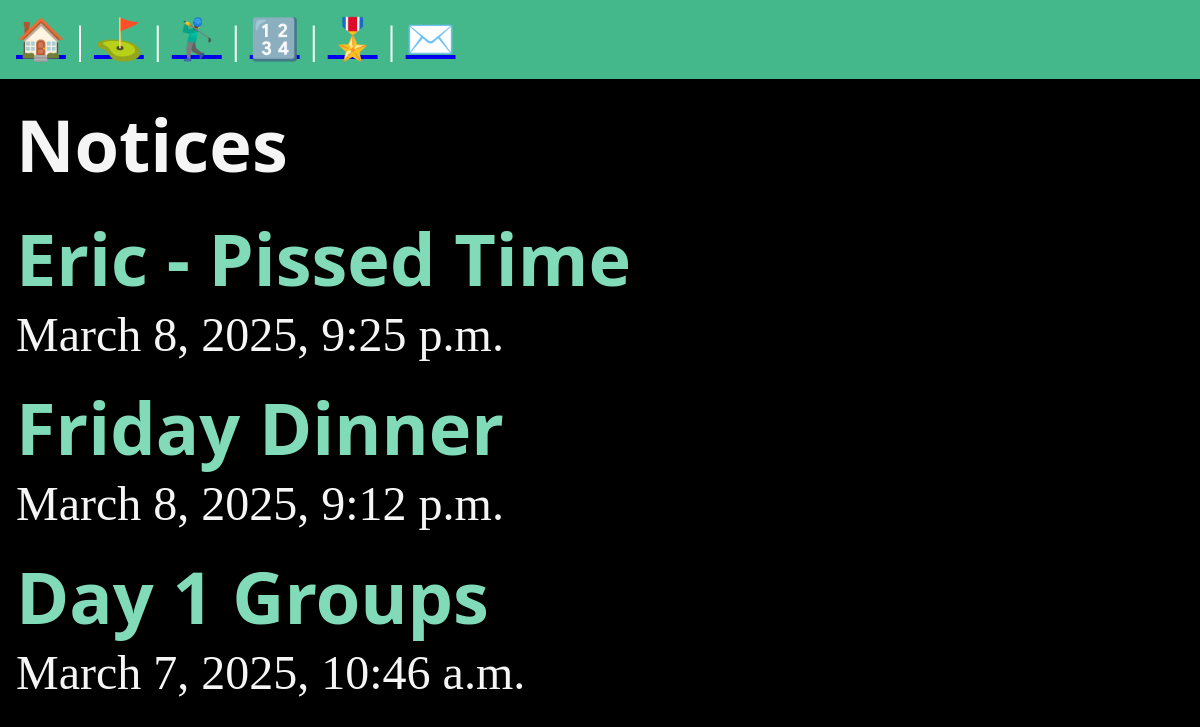
/posts/, run on the app's committed database.
### posts/models.py (models this page shows, shortened)
class Post(models.Model):
    title = models.CharField(max_length=75)
    body = models.TextField()
    slug = models.SlugField()
    date = models.DateTimeField(auto_now_add=True)

### posts/views.py (the view)
# urls.py: path('', views.posts_list, name="list"),
def posts_list(request):
    posts = Post.objects.all().order_by('-date')
    return render(request, 'posts/posts_list.html', { 'posts' : posts})

### posts/templates/posts/posts_list.html (shortened to what this page needs)
{% extends 'layout.html' %}
{% block content %}
    <section>
    <h1> Notices</h1>
    {% for post in posts %}
        <article class="post">
            <h2>
                <a href="{% url 'posts:page' slug=post.slug %}">
                    {{ post.title }}
                </a>
            </h2>
            <p>{{ post.date }}</p>
        </article>
    {% endfor%}
    </section>
{% endblock %}

### static/css/style.css (style rules this page uses)
* { margin: 0; padding: 0; box-sizing: border-box; }
body { min-height: 100vh; background-color: black; color: whitesmoke; font-size: 3rem; }
section { display: flex; flex-flow: column; gap: 1rem; }

### data on the page
Post: title "Eric - Pissed Time", date "March 8, 2025, 9:25 p.m."
Post: title "Friday Dinner", date "March 8, 2025, 9:12 p.m."
Post: title "Day 1 Groups", date "March 7, 2025, 10:46 a.m."
